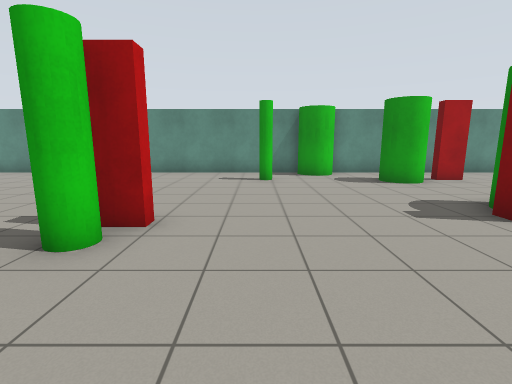
[1] (above)

19 first-person views from a walk through a robot-simulator world made for Gazebo. The camera is 1.2 m above the floor, tilts 10° down and sees 85° across. Floor lines are 1 m apart. The floor is counted in squares, 1 m on a side. Each view is taken from the middle of a square. On the plan, view 1 faces up. The plan holds only what a view shows up to about 12 squares ahead; the rest is blank.

[2]
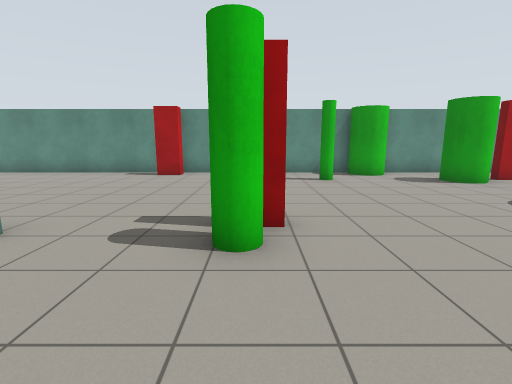

[3]
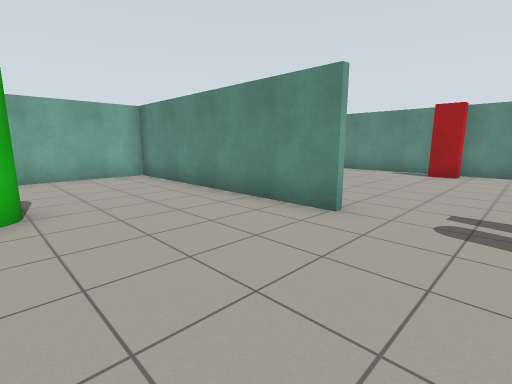

[4]
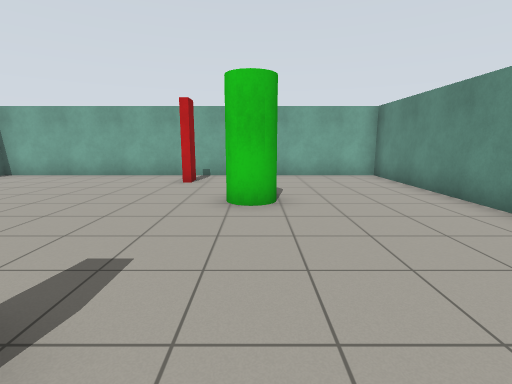

[5]
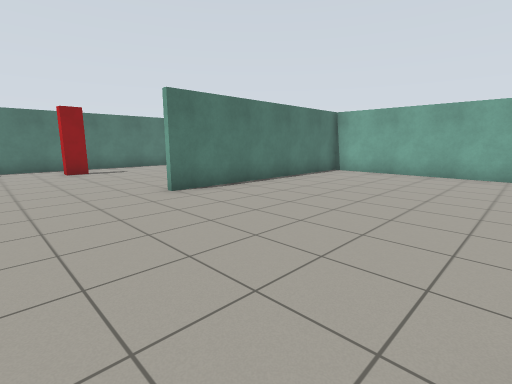

[6]
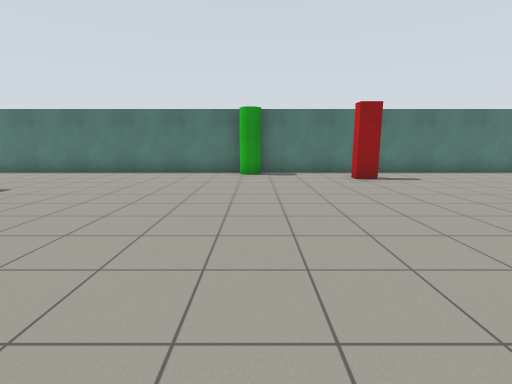

[7]
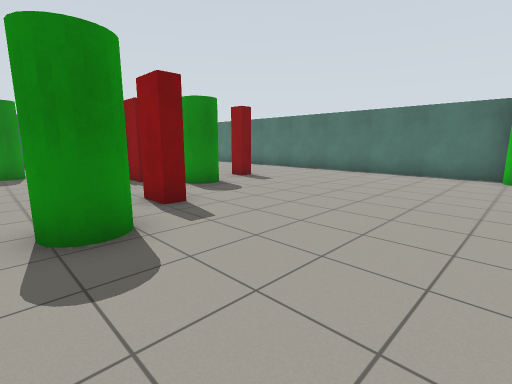

[8]
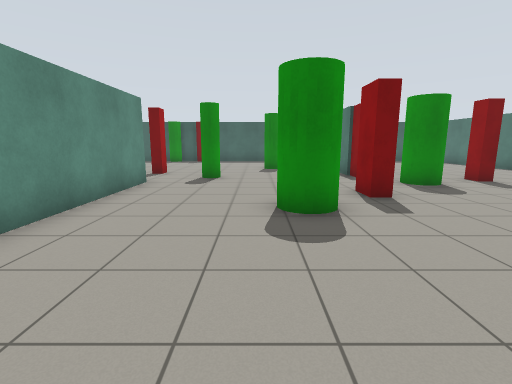

[9]
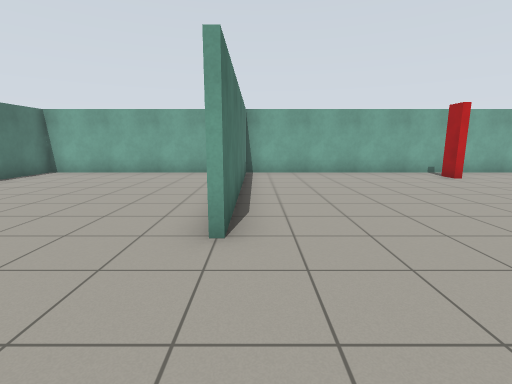

[10]
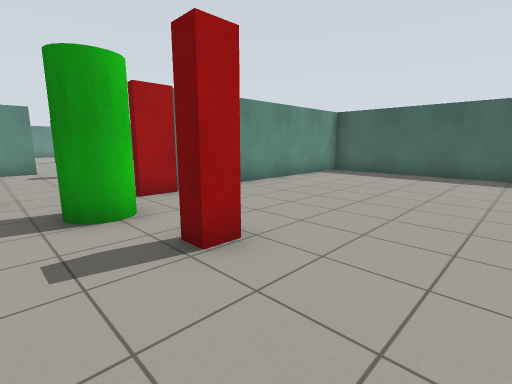

[11]
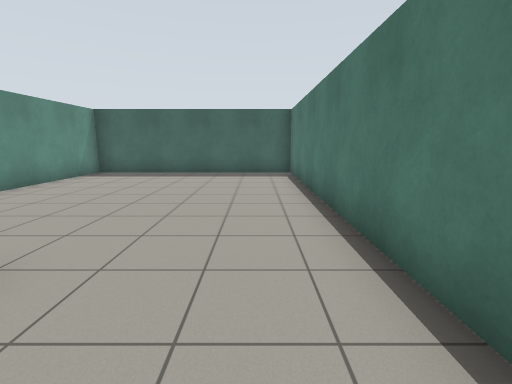

[12]
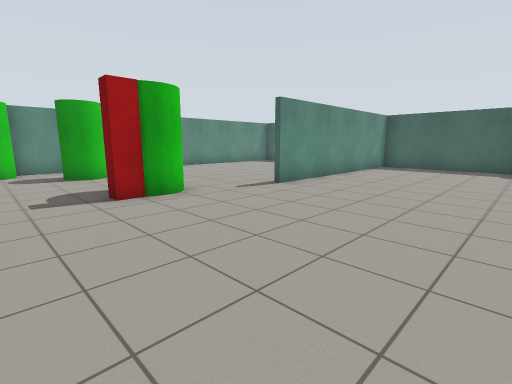

[13]
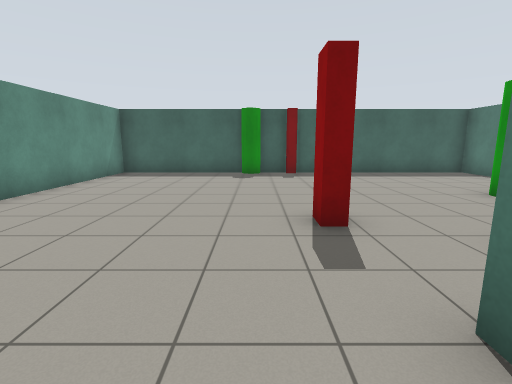

[14]
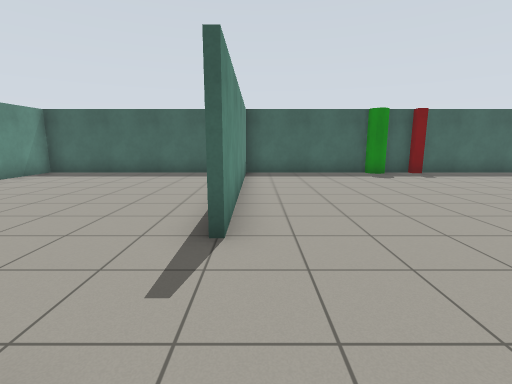

[15]
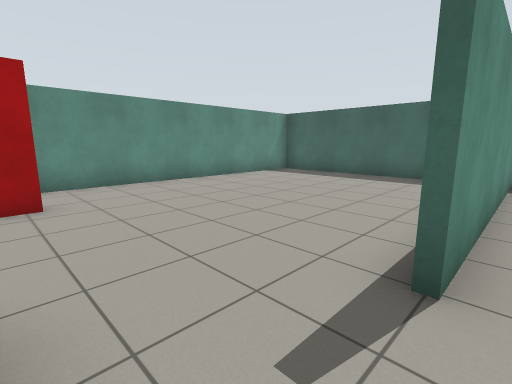

[16]
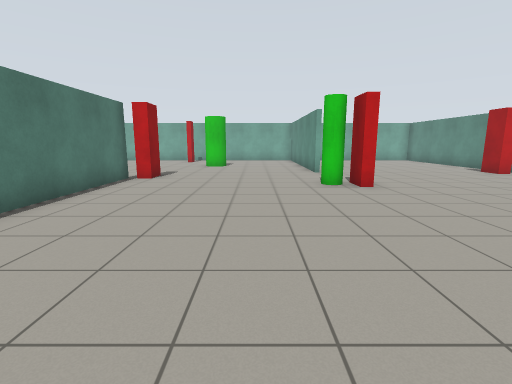

[17]
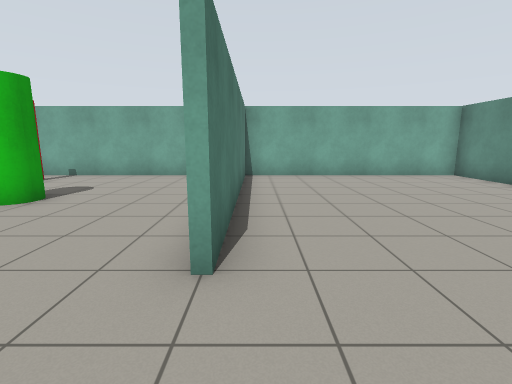

[18]
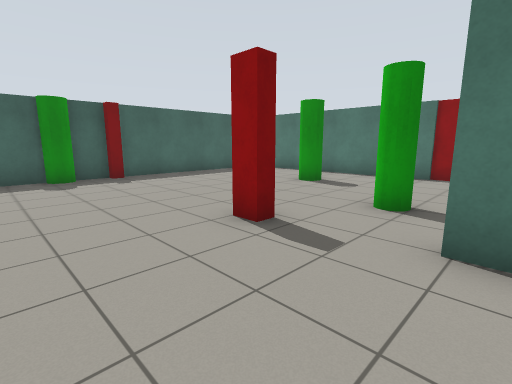

[19]
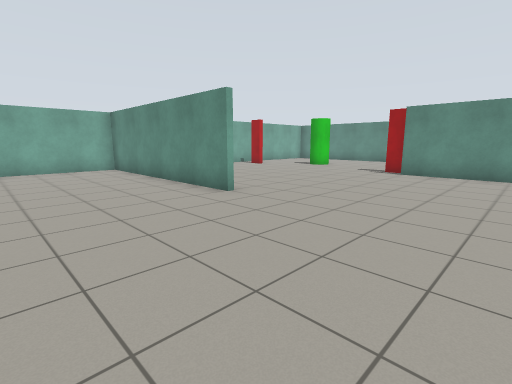

### Floor plan
Points are (right, up) in squares from view 1. A wall is a line through its corners. A room is listed if a view was taken in it or the views show most of it. See-through windows are left out.
Room 1 (views 1, 2, 3, 4, 5, 6, 7, 8, 9, 10, 11, 12, 13, 14, 15, 16, 17, 18, 19)
walls: (-0.4, -3.6) (-3.5, -3.6); (-3.5, -3.4) (1.4, -3.4); (6, -3.4) (6.6, -3.4); (6.6, -3.6) (1.5, -3.6); (-5.4, -10.6) (-13, -10.6); (-5.4, 3.4) (-13.5, 3.4); (8.4, -10.4) (12.5, -10.4); (14.9, -10.4) (16.5, -10.4); (-13.4, -11) (-13.4, -18.4) (16.4, -18.4) (16.4, 3.4) (8.4, 3.4); (-13.5, 3.6) (-5.4, 3.6); (16.5, -10.6) (10.6, -10.6); (16.4, 5) (16.4, 11.4) (-13.4, 11.4) (-13.4, -10.4) (-5.4, -10.4)
objects: red box (-12, -3); green cylinder (-9, -1); red post (-5, -17); red box (-5, 11); red box (-4, -3); green pole (-2, 3); red box (-2, 4); green cylinder (-1, -18); green pole (0, 9); green cylinder (2, 10) to (3, 11); green cylinder (3, -8) to (4, -8); red box (4, -10) to (5, -10); red post (4, 4); green cylinder (4, 8) to (5, 9); green cylinder (5, 4) to (6, 5); green cylinder (6, -12) to (7, -12); red box (6, 9); red post (7, -14); red box (8, -11); green cylinder (8, -5); red post (9, -3); green cylinder (11, -8); red box (16, -3); green cylinder (16, -2)

Where each view was taken, in squares from view 1:
view 1: 0 up, 0 right, facing up
view 2: 0 up, 2 left, facing up
view 3: 1 down, 3 left, facing up-left
view 4: 1 down, 3 left, facing left
view 5: 4 down, 2 left, facing down-left
view 6: 7 down, 1 left, facing down
view 7: 7 down, 1 left, facing down-right
view 8: 7 down, 2 left, facing right
view 9: 10 down, 2 left, facing left
view 10: 17 down, 5 right, facing up-right
view 11: 17 down, 5 right, facing right
view 12: 2 down, 2 right, facing up-right
view 13: 2 down, 5 right, facing right
view 14: 3 up, 5 right, facing right
view 15: 3 up, 6 right, facing up-right
view 16: 1 up, 6 right, facing left
view 17: 4 up, 3 left, facing left
view 18: 0 up, 6 right, facing down-right
view 19: 15 down, 0 right, facing up-left
